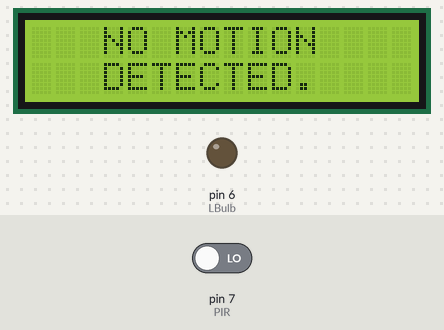
Simulated run of this sketch. Board: Arduino Uno, built with avr-gcc and run on an emulated ATmega328P. Parts: 16×2 character LCD, output pins drawn as LEDs (lit = HIGH). The test bench sets the inputs (shaded band); at power-on: pin 7 (PIR) LOW.

Above: at 3.1 s.
4.3 s: pin 7 (PIR) driven HIGH
At 6.5 s:
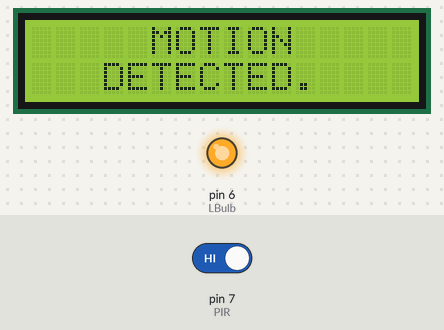
6.8 s: pin 7 (PIR) driven LOW
At 11.1 s:
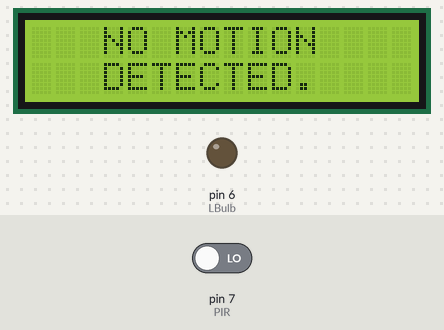
Timing chart, 0 to 12.6 s (numbered marks = the images above; inputs shaded):
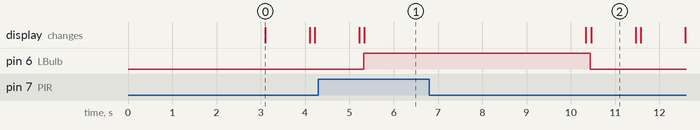

Measured:
- after the input at 4.3 s, pin 6 (LBulb): LOW → HIGH after 1.0 s; the display: first differs from a run without the input after 1.0 s (image 1)
- after the input at 6.8 s, pin 6 (LBulb): HIGH → LOW after 3.6 s; the display: first differs from a run without the input after 3.7 s (image 2)
- what the display in image 0 shows lasts 1.0 s, from 3.1 s to 4.1 s

The sketch:

auto-on-light-code.ino
```cpp
#include <Wire.h>
#include <LiquidCrystal_I2C.h>

int PIRstate = 0;

const int PIR = 7;
const int LBulb = 6;

LiquidCrystal_I2C lcd(0x27, 16, 2);

void setup(){
  pinMode(PIR, INPUT);
  pinMode(LBulb, OUTPUT);

  lcd.init();
  lcd.backlight();
  lcd.setCursor(2, 0);
  lcd.print("SYSTEM READY.");
  delay(3000);
  lcd.clear();


}

void loop(){

  PIRstate = digitalRead(PIR);

  if(PIRstate == 1){

    digitalWrite(LBulb, HIGH);


    lcd.setCursor(5, 0);
    lcd.print("MOTION");
    lcd.setCursor(3, 1);
    lcd.print("DETECTED.");

    delay(5000);
    lcd.clear();

  } else {

    digitalWrite(LBulb, LOW);


    lcd.setCursor(3, 0);
    lcd.print("NO MOTION");
    lcd.setCursor(3, 1);
    lcd.print("DETECTED.");
    delay(1000);
    lcd.clear();

  }

  delay(100);

}
```
